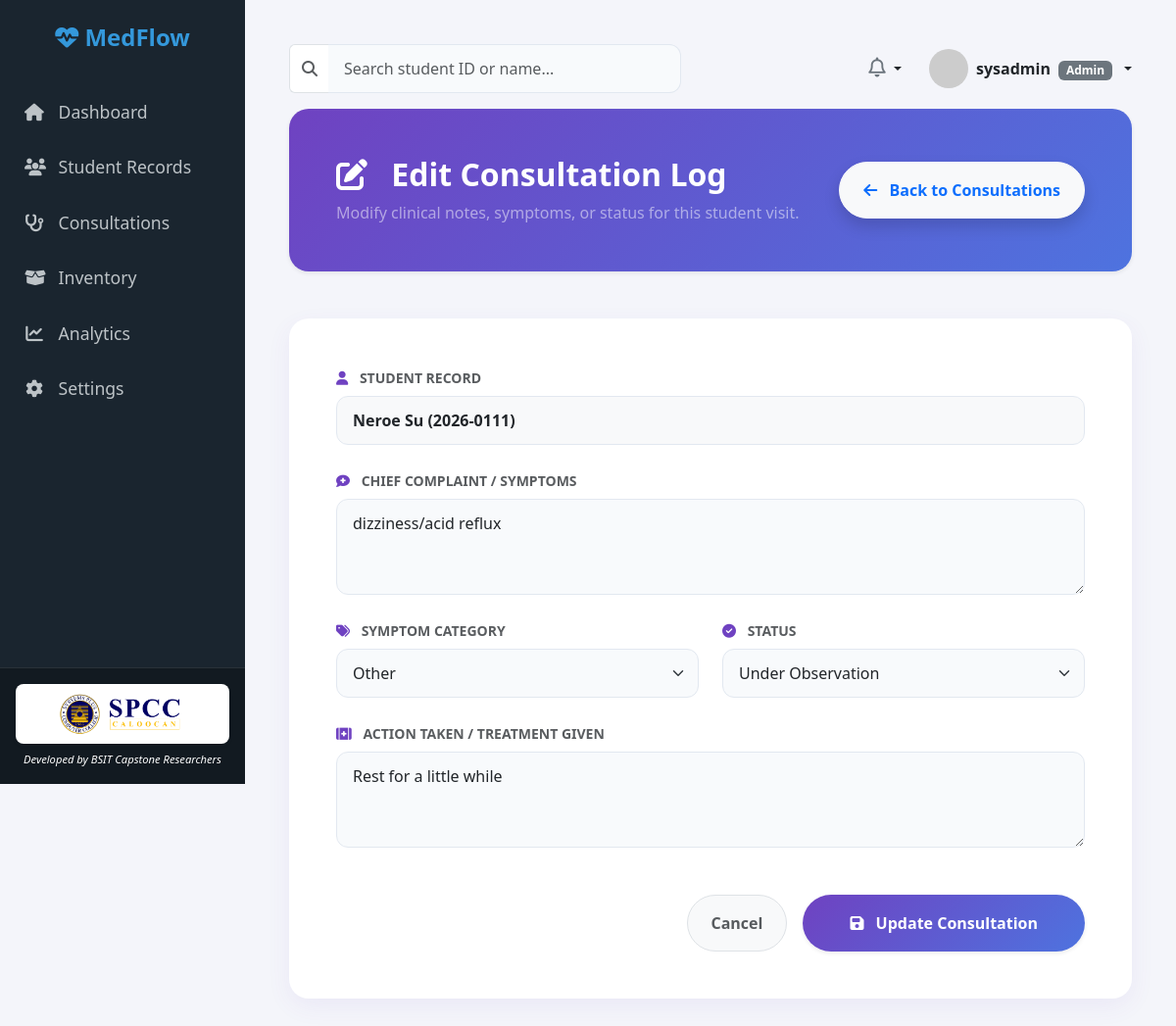
Page /modules/consultations/edit.php?id=4 (signed in) on the earlier database version.
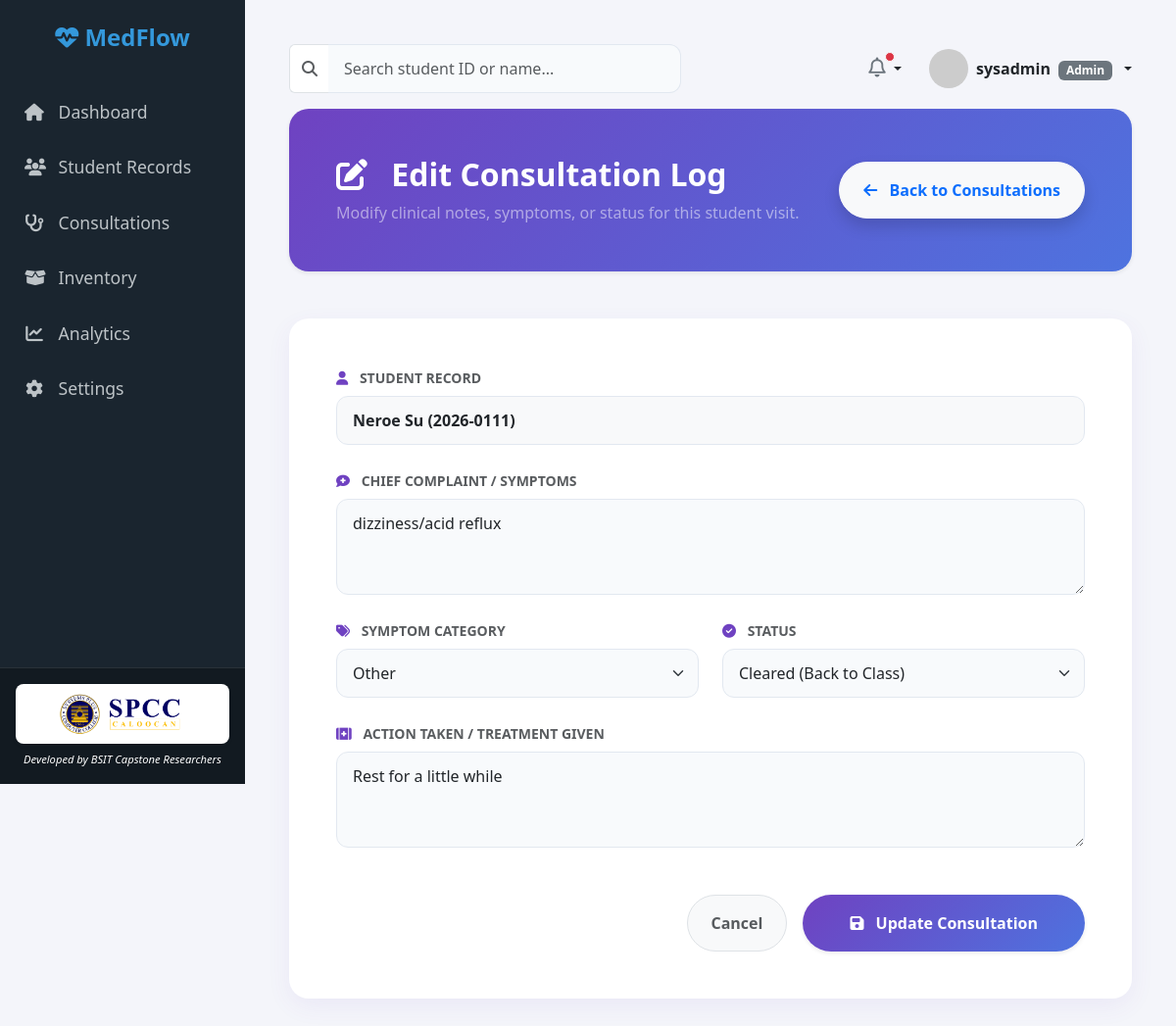
Same page on the later database version.
### tables this page shows
CREATE TABLE IF NOT EXISTS `consultations` (
  `consultation_id` int NOT NULL AUTO_INCREMENT,
  `consultation_date` datetime DEFAULT CURRENT_TIMESTAMP,
  `student_id` varchar(50) NOT NULL,
  `symptom_category` varchar(50) DEFAULT NULL,
  `chief_complaint` text,
  `action_taken` text,
  `status` varchar(50) DEFAULT NULL,
  PRIMARY KEY (`consultation_id`),
  KEY `consultations_ibfk_1` (`student_id`),
  CONSTRAINT `consultations_ibfk_1` FOREIGN KEY (`student_id`) REFERENCES `students` (`student_id`) ON DELETE CASCADE
);

CREATE TABLE IF NOT EXISTS `students` (
  `student_id` varchar(50) NOT NULL,
  `first_name` varchar(50) DEFAULT NULL,
  `last_name` varchar(50) DEFAULT NULL,
  `grade_section` varchar(50) DEFAULT NULL,
  `medical_history` text,
  `allergies` text,
  `created_at` timestamp NULL DEFAULT CURRENT_TIMESTAMP,
  PRIMARY KEY (`student_id`)
);

### modules/consultations/edit.php (the view, shortened to what this page needs)
<?php
require_once '../../includes/db_connect.php';
$consultation_id = $_GET['id'] ?? '';
try {
    $stmt = $pdo->prepare("
        SELECT c.*, s.first_name, s.last_name, s.student_id
        FROM consultations c
        JOIN students s ON c.student_id = s.student_id
        WHERE c.consultation_id = ?
    ");
    $stmt->execute([$consultation_id]);
    $consultation = $stmt->fetch(PDO::FETCH_ASSOC);
} catch (PDOException $e) {
    header("Location: index.php?error=Database error");
    exit();
}
?>
<!DOCTYPE html>
<html lang="en">
<head>
    <link href="https://cdn.jsdelivr.net/npm/bootstrap@5.3.0/dist/css/bootstrap.min.css" rel="stylesheet">
    <link rel="stylesheet" href="https://cdnjs.cloudflare.com/ajax/libs/font-awesome/6.4.0/css/all.min.css">
</head>
<body>
    <?php include '../../includes/sidebar.php'; ?>
    <div class="main-content">
        <?php include '../../includes/topbar.php'; ?>
        <div class="card bg-gradient-purple p-5 mb-5 shadow-sm mt-3">
            <div class="d-flex justify-content-between align-items-center">
                <div>
                    <h2 class="fw-bold mb-2 text-white"><i class="fa-solid fa-pen-to-square me-3"></i> Edit Consultation Log</h2>
                    <p class="text-white-50 fs-6 mb-0">Modify clinical notes, symptoms, or status for this student visit.</p>
                </div>
                <a href="index.php" class="btn btn-light fw-bold px-4 py-3 shadow text-primary rounded-pill">
                    <i class="fa-solid fa-arrow-left me-2"></i> Back to Consultations
                </a>
            </div>
        </div>
        <div class="card p-5">
            <form action="edit.php?id=<?php echo $consultation_id; ?>" method="POST">
                <div class="mb-4">
                    <label class="form-label text-muted small fw-bold text-uppercase"><i class="fa-solid fa-user me-2 text-purple" style="color: #6f42c1;"></i> Student Record</label>
                    <input type="text" class="form-control bg-light fw-semibold text-dark" value="<?php echo htmlspecialchars($consultation['first_name'] . ' ' . $consultation['last_name'] . ' (' . $consultation['student_id'] . ')'); ?>" readonly>
                </div>
                <div class="mb-4">
                    <label class="form-label text-muted small fw-bold text-uppercase"><i class="fa-solid fa-comment-medical me-2 text-purple" style="color: #6f42c1;"></i> Chief Complaint / Symptoms</label>
                    <textarea name="chief_complaint" class="form-control" rows="3" required><?php echo htmlspecialchars($consultation['chief_complaint']); ?></textarea>
                </div>
                <div class="row mb-4">
                    <div class="col-md-6">
                        <label class="form-label text-muted small fw-bold text-uppercase"><i class="fa-solid fa-tags me-2 text-purple" style="color: #6f42c1;"></i> Symptom Category</label>
                        <select name="symptom_category" class="form-select" required>
                            <option value="Other" <?php echo ($consultation['symptom_category'] == 'Other') ? 'selected' : ''; ?>>Other</option>
                        </select>
                    </div>
                    <div class="col-md-6">
                        <label class="form-label text-muted small fw-bold text-uppercase"><i class="fa-solid fa-circle-check me-2 text-purple" style="color: #6f42c1;"></i> Status</label>
                        <select name="status" class="form-select" required>
                            <option value="Cleared" <?php echo ($consultation['status'] == 'Cleared') ? 'selected' : ''; ?>>Cleared (Back to Class)</option>
                            <option value="Under Observation" <?php echo ($consultation['status'] == 'Under Observation') ? 'selected' : ''; ?>>Under Observation</option>
                        </select>
                    </div>
                </div>
                <div class="mb-5">
                    <label class="form-label text-muted small fw-bold text-uppercase"><i class="fa-solid fa-kit-medical me-2 text-purple" style="color: #6f42c1;"></i> Action Taken / Treatment Given</label>
                    <textarea name="action_taken" class="form-control" rows="3" required><?php echo htmlspecialchars($consultation['action_taken']); ?></textarea>
                </div>
                <div class="d-flex justify-content-end gap-3">
                    <a href="index.php" class="btn btn-light px-4 py-3 rounded-pill fw-semibold text-muted border">Cancel</a>
                    <button type="submit" class="btn btn-primary px-5 py-3 rounded-pill fw-bold shadow-sm" style="background: linear-gradient(135deg, #6f42c1 0%, #4e73df 100%); border: none;">
                        <i class="fa-solid fa-floppy-disk me-2"></i> Update Consultation
                    </button>
                </div>
            </form>
        </div>
    </div>
</body>
</html>

Differences in the rows shown:
changed consultations "dizziness/acid reflux": status "Under Observation" → "Cleared (Back to Class)"
